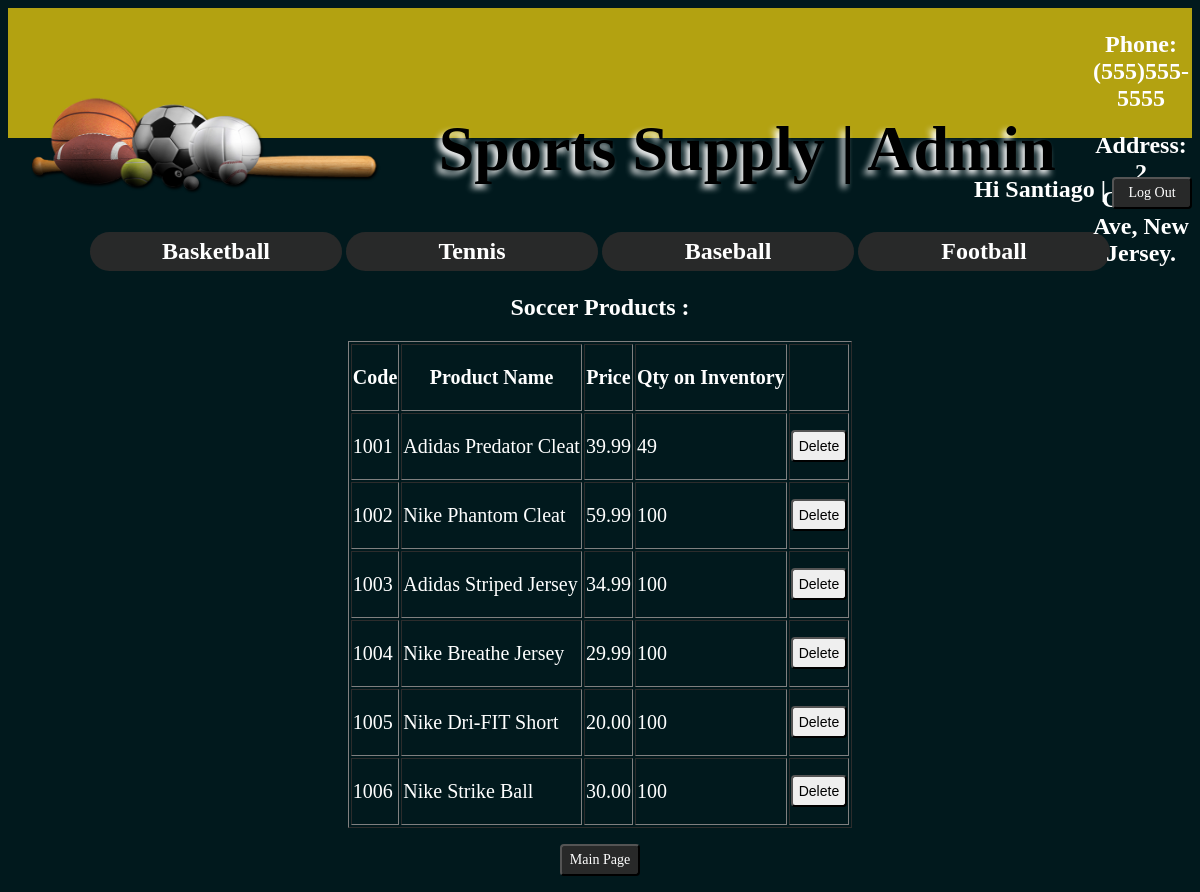
/Soccer-Admin.php (signed in), run on the app's committed database.
### tables this page shows
CREATE TABLE `product` (
  `Product_ID` varchar(15) NOT NULL,
  `PName` varchar(30) NOT NULL,
  `Pquantity` int(11) NOT NULL,
  `cost` float NOT NULL,
  `description` varchar(100) NOT NULL,
  `image` varchar(30) NOT NULL,
  `Cat_type` varchar(10) NOT NULL
);

### functions.php (called while the page is built, shortened)
<?php
function get_products_by_category($Cat_type) {
    global $db;
    $query = 'SELECT * FROM product
              WHERE Cat_type = :Cat_type';
    $statement = $db->prepare($query);
    $statement->bindValue(":Cat_type", $Cat_type);
    $statement->execute();
    $products = $statement->fetchAll();
    return $products;
}
?>

### Soccer-Admin.php (the view, shortened to what this page needs)
<?php
    require('database.php');
    require('functions.php');
?>
<?php if ($_SESSION['is_valid_user'] && $_SESSION['userType'] == 'Admin') { ?>
<!DOCTYPE html>
<html>
<head>
    <link rel="stylesheet" type="text/css" href="styles.css">
</head>
<body>
    <div class="top">
        <table align="center">
            <tr>
                <td align="center" width="400"><img src="Images/logo.png" width="350" height="100"></td>
                <td width="800" align="center" >
                    <h1>Sports Supply | Admin </h1>
                </td>
                <td >
                     <h2>Phone: (555)555-5555</h2>
                     <h2>Address: 2 Central Ave, New Jersey.</h2>
                </td>
            </tr>
        </table>
    </div>
    <br>
    <h2 align="right"> Hi <?php echo $_SESSION['userName']; ?> |
            <a href="Logout.php"><button class="register" type="button">Log Out</button></a>
    </h2>
    <table align="center">
        <tr>
            <td>
                <nav><a href="Basketball-Admin.php"> Basketball </a></nav>
            </td>
            <td>
                <nav><a href="Tennis-Admin.php"> Tennis </a></nav>
            </td>
            <td>
                <nav><a href="Baseball-Admin.php"> Baseball </a></nav>
            </td>
            <td>
                <nav><a href="Football-Admin.php"> Football </a></nav>
            </td>
        </tr>
    </table>
<?php
    $Cat_type = 'SCC';
    $products = get_products_by_category($Cat_type);
?>
    <h2 align="center">Soccer Products : </h2>
        <table align="center" class="white" border="1">
            <tr>
                <th><p class="form">Code</p></th>
                <th><p class="form">Product Name</p></th>
                <th><p class="form">Price</p></th>
                <th><p class="form">Qty on Inventory</p></th>
                <th>&nbsp;</th>
            </tr>
            <?php foreach ($products as $product) : ?>
            <tr>
                <td><p class="form"><?php echo $product['Product_ID']; ?></p></td>
                <td><p class="form"><?php echo $product['PName']; ?></p></td>
                <td><p class="form"><?php echo number_format($product['cost'],2); ?></p></td>
                <td><p class="form"><?php echo $product['Pquantity']; ?></p></td>
                <td><form action="deleteProduct.php" method="post">
                    <input type="submit" value="Delete">
                </form></td>
            </tr>
            <?php endforeach; ?>
        </table>
        <p align="center"><a href="admin.php"><button class="register" type="button">Main Page</button></a></p>
</body>
</html>
<?php }
    else{
        header("Location:index.php");
    }
?>

### styles.css (style rules this page uses)
div.top { background-color: #B3A211; height: 130px; text-align: center; vertical-align: center; }
body { background-color: #01191D; }
h1 { color: black; text-shadow: -4px 4px 6px white; font-size: 400% }
h2 { color: white; font-family: cursive; }
td { vertical-align: center; }
button { padding: 6px; font-size: 14px; border-radius: 4px; }
input { padding: 6px; font-size: 14px; border-radius: 4px; }
p.form { font-size: 20px; font-family: cursive; color: white; }
button.register { background-color: #282929; color: white; font-family: cursive; font-size: 14px; border-radius: 4px; width: 80px; }
nav { font-weight: bold; background-color: #282929; text-align: center; width: 10em; font-size: 150%; padding: 6px; border-radius: 30px; }
a { text-decoration: none; color: white; }

### data on the page
product: Product_ID "1001", PName "Adidas Predator Cleat", cost "39.99", Pquantity "49"
product: Product_ID "1002", PName "Nike Phantom Cleat", cost "59.99", Pquantity "100"
product: Product_ID "1003", PName "Adidas Striped Jersey", cost "34.99", Pquantity "100"
product: Product_ID "1004", PName "Nike Breathe Jersey", cost "29.99", Pquantity "100"
product: Product_ID "1005", PName "Nike Dri-FIT Short", cost "20.00", Pquantity "100"
product: Product_ID "1006", PName "Nike Strike Ball", cost "30.00", Pquantity "100"

### other printed values
$_SESSION['userName'] "Santiago"
